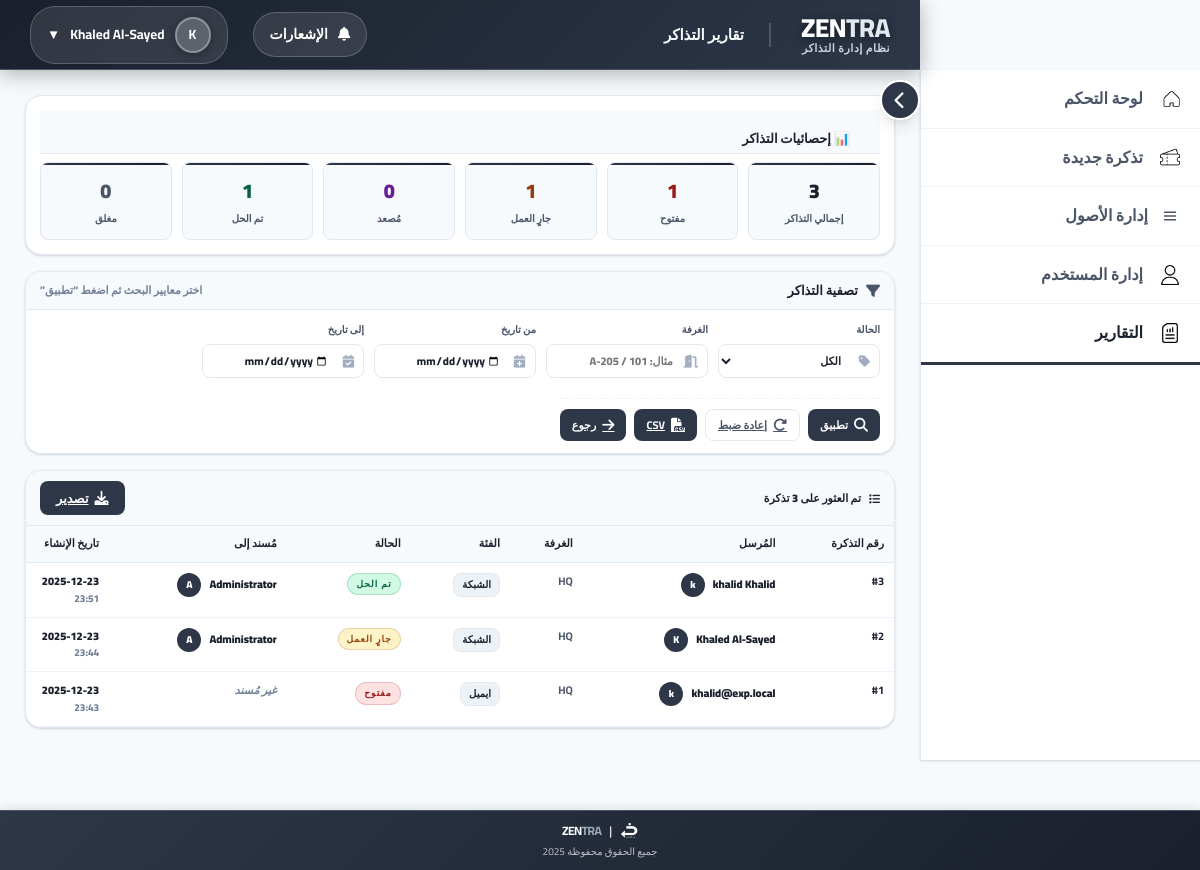
The app's page /report (signed in) with its own data.
### app.py (models this page shows, shortened)
class User(db.Model, UserMixin):
    id = db.Column(db.Integer, primary_key=True)
    username = db.Column(db.String(50), unique=True, nullable=False)
    password_hash = db.Column(db.String(128), nullable=False)
    full_name = db.Column(db.String(100), nullable=False)
    email = db.Column(db.String(100), nullable=False)
    role = db.Column(db.String(20), nullable=False)  # agent / supervisor / manager / it_staff / admin
    room = db.Column(db.String(20), nullable=False)
    profile_picture = db.Column(db.String(200), nullable=True)
    auth_source = db.Column(db.String(20), default='local', nullable=False)

class Ticket(db.Model):
    id = db.Column(db.Integer, primary_key=True)
    submitter_id = db.Column(db.Integer, db.ForeignKey('user.id'), nullable=False)
    room = db.Column(db.String(20), nullable=False)
    category = db.Column(db.String(50), nullable=False)
    description = db.Column(db.Text, nullable=False)
    file_name = db.Column(db.String(200), nullable=True)  # backward compatibility
    status = db.Column(db.String(20), default='Open')
    assigned_to_id = db.Column(db.Integer, db.ForeignKey('user.id'), nullable=True)
    ip_address = db.Column(db.String(100))
    created_at = db.Column(db.DateTime, default=get_riyadh_time_naive)
    updated_at = db.Column(db.DateTime, default=get_riyadh_time_naive, onupdate=get_riyadh_time_naive)
    submitter = db.relationship('User', foreign_keys=[submitter_id], backref='submitted_tickets')
    assigned_to = db.relationship('User', foreign_keys=[assigned_to_id], backref='assigned_tickets')

### app.py (the view, shortened to what this page needs)
@app.route('/report', methods=['GET', 'POST'])
@login_required
def report():
    if current_user.role not in ['admin', 'it_staff', 'manager', 'supervisor']:
        abort(403)
    query = Ticket.query
    tickets = query.order_by(Ticket.created_at.desc()).all()
    return render_template('report.html', tickets=tickets, user=current_user)

### app.py (called while the page is built)
@login_manager.user_loader
def load_user(user_id):
    return User.query.get(int(user_id))

### templates/report.html (shortened to what this page needs)
{% extends "base.html" %}
{% block page_title %}تقارير التذاكر{% endblock %}
{% block content %}
<div class="section">
  <div class="stats-section animate-fade-in">
    <h2 class="section-header">📊 إحصائيات التذاكر</h2>
    <div class="stats-grid">
      <div class="stat-card total">
        <div class="stat-number">{{ tickets|length }}</div>
        <div class="stat-label">إجمالي التذاكر</div>
      </div>
      <div class="stat-card open">
        <div class="stat-number">{{ tickets|selectattr('status','equalto','Open')|list|length }}</div>
        <div class="stat-label">مفتوح</div>
      </div>
      <div class="stat-card in-progress">
        <div class="stat-number">{{ tickets|selectattr('status','equalto','In Progress')|list|length }}</div>
        <div class="stat-label">جارٍ العمل</div>
      </div>
      <div class="stat-card escalated">
        <div class="stat-number">{{ tickets|selectattr('status','equalto','Escalated')|list|length }}</div>
        <div class="stat-label">مُصعد</div>
      </div>
      <div class="stat-card resolved">
        <div class="stat-number">{{ tickets|selectattr('status','equalto','Resolved')|list|length }}</div>
        <div class="stat-label">تم الحل</div>
      </div>
      <div class="stat-card closed">
        <div class="stat-number">{{ tickets|selectattr('status','equalto','Closed')|list|length }}</div>
        <div class="stat-label">مغلق</div>
      </div>
    </div>
  </div>
</div>
<div class="section">
  <div class="filter-card animate-fade-in">
    <div class="filter-card-header">
      <h2 class="filter-title">
        <i class="fas fa-filter"></i>
        تصفية التذاكر
      </h2>
      <div class="filter-subtitle">اختر معايير البحث ثم اضغط “تطبيق”</div>
    </div>
    <div class="filter-card-body">
      <form method="POST" class="filter-form">
        <div class="filter-grid">
          <div class="filter-field col-3">
            <label class="filter-label">الحالة</label>
            <div class="input-wrap">
              <select name="status" class="filter-input">
                <option value="">الكل</option>
              </select>
            </div>
          </div>
          <div class="filter-field col-3">
            <label class="filter-label">الغرفة</label>
            <div class="input-wrap">
              <input type="text" name="room" class="filter-input" placeholder="مثال: 101 / A-205">
            </div>
          </div>
          <div class="filter-field col-3">
            <label class="filter-label">من تاريخ</label>
            <div class="input-wrap">
              <input type="date" name="date_from" class="filter-input">
            </div>
          </div>
          <div class="filter-field col-3">
            <label class="filter-label">إلى تاريخ</label>
            <div class="input-wrap">
              <input type="date" name="date_to" class="filter-input">
            </div>
          </div>
        </div>
        <div class="filter-actions">
          <button type="submit" class="btn">
            <i class="fas fa-search"></i>
            تطبيق
          </button>
          <a href="{{ url_for('report') }}" class="btn btn-ghost">
            <i class="fas fa-rotate-right"></i>
            إعادة ضبط
          </a>
          <a href="{{ url_for('export_csv') }}" target="_blank" class="btn btn-success">
            <i class="fas fa-file-csv"></i>
            CSV
          </a>
          <a href="{{ url_for('dashboard') }}" class="btn btn-secondary">
            <i class="fas fa-arrow-right"></i>
            رجوع
          </a>
        </div>
      </form>
    </div>
  </div>
</div>
<div class="section">
  <div class="results-section">
    <div class="results-info">
      <div class="results-count">
        <i class="fas fa-list"></i>
        تم العثور على {{ tickets|length }} تذكرة
      </div>
      <div class="results-actions">
        <a href="{{ url_for('export_csv') }}" target="_blank" class="btn btn-success btn-sm">
          <i class="fas fa-download"></i>
          تصدير
        </a>
      </div>
    </div>
    {% if tickets %}
      <div class="table-container">
        <table class="report-table">
          <thead>
            <tr>
              <th>رقم التذكرة</th>
              <th>المُرسل</th>
              <th>الغرفة</th>
              <th>الفئة</th>
              <th>الحالة</th>
              <th>مُسند إلى</th>
              <th>تاريخ الإنشاء</th>
            </tr>
          </thead>
          <tbody>
            {% for ticket in tickets %}
            <tr>
              <td><strong style="color: var(--primary-hover);">#{{ ticket.id }}</strong></td>
              <td>
                <div class="user-info">
                  <div class="user-name">
                    {{ ticket.submitter.full_name if ticket.submitter and ticket.submitter.full_name else ticket.submitter.username if ticket.submitter else '—' }}
                  </div>
                  <div class="user-avatar-sm">
                    {{ (ticket.submitter.full_name[0] if ticket.submitter and ticket.submitter.full_name else (ticket.submitter.username[0] if ticket.submitter else 'U')) }}
                  </div>
                </div>
              </td>
              <td><strong>{{ ticket.room }}</strong></td>
              <td><span class="category-badge">{{ ticket.category }}</span></td>
              <td>
                <span class="status-badge status-{{ ticket.status.lower().replace(' ', '-') }}">
                  {% if ticket.status == 'Open' %}مفتوح
                  {% elif ticket.status == 'In Progress' %}جارٍ العمل
                  {% elif ticket.status == 'Escalated' %}مُصعد
                  {% elif ticket.status == 'Resolved' %}تم الحل
                  {% elif ticket.status == 'Closed' %}مغلق
                  {% else %}{{ ticket.status }}
                  {% endif %}
                </span>
              </td>
              <td>
                {% if ticket.assigned_to %}
                  <div class="user-info">
                    <div class="user-name">
                      {{ ticket.assigned_to.full_name if ticket.assigned_to.full_name else ticket.assigned_to.username }}
                    </div>
                    <div class="user-avatar-sm">
                      {{ (ticket.assigned_to.full_name[0] if ticket.assigned_to.full_name else ticket.assigned_to.username[0]) }}
                    </div>
                  </div>
                {% else %}
                  <span style="color: var(--text-muted); font-style: italic;">غير مُسند</span>
                {% endif %}
              </td>
              <td>
                <div style="font-weight: 900; color: var(--text-primary);">{{ ticket.created_at.strftime('%Y-%m-%d') }}</div>
                <div style="font-size: 10px; color: var(--text-muted); font-weight: 800;">{{ ticket.created_at.strftime('%H:%M') }}</div>
              </td>
            </tr>
            {% endfor %}
          </tbody>
        </table>
      </div>
    {% endif %}
  </div>
</div>
{% endblock %}

### templates/base.html (shortened to what this page needs)
<!DOCTYPE html>
<html lang="ar" dir="rtl">
<head>
    <link rel="stylesheet" href="https://cdnjs.cloudflare.com/ajax/libs/font-awesome/6.4.0/css/all.min.css">
</head>
<body>
    <button class="sidebar-toggle" id="sidebarToggle" onclick="toggleSidebarCollapse()" title="تبديل القائمة الجانبية">
        <i class="fas fa-chevron-left"></i>
    </button>
    <div class="header" id="header">
        <div class="header-left">
            <div class="header-branding">
                <div class="header-title">ZEN<span class="highlight">TRA</span></div>
                <div class="header-subtitle">نظام إدارة التذاكر</div>
            </div>
            <div class="page-title">{% block page_title %}لوحة التحكم{% endblock %}</div>
        </div>
        <div class="header-right">
            <div class="notification-dropdown">
                <a href="#" class="notification-link" onclick="toggleNotifications(event)" id="notificationLink">
                    <i class="fas fa-bell"></i>
                    <span>الإشعارات</span>
                </a>
            </div>
            <button class="profile-dropdown" onclick="toggleDropdown()">
                <div class="profile-avatar">{{ current_user.full_name[0] if current_user and current_user.full_name else 'U' }}</div>
                <span>{{ current_user.full_name if current_user and current_user.full_name else current_user.username if current_user else 'User' }}</span>
                <span>▼</span>
            </button>
        </div>
    </div>
    <div class="sidebar" id="sidebar">
        <nav class="sidebar-menu">
            <a href="{{ url_for('dashboard') }}"
               class="menu-item {% if request.endpoint == 'dashboard' %}active{% endif %}">
                <img src="{{ url_for('static', filename='home.png') }}" alt="لوحة التحكم"
                     style="width:20px;height:20px;vertical-align:middle;margin-left:5px;">
                <span>لوحة التحكم</span>
            </a>
            <a href="{{ url_for('submit_ticket') }}"
               class="menu-item {% if request.endpoint == 'submit_ticket' %}active{% endif %}">
                <img src="{{ url_for('static', filename='ticket.png') }}" alt="تذكرة جديدة"
                     style="width:20px;height:20px;vertical-align:middle;margin-left:5px;">
                <span>تذكرة جديدة</span>
            </a>
            {% if current_user and current_user.role in ['it_staff', 'admin'] %}
            <a href="{{ url_for('assets_list') }}"
               class="menu-item {% if request.endpoint in ['assets_list','asset_create','asset_detail','asset_edit'] %}active{% endif %}">
                <span class="menu-icon">
                    <svg xmlns="http://www.w3.org/2000/svg" viewBox="0 0 24 24" width="18" height="18" fill="currentColor">
                        <path d="M4 6h16v2H4zm0 5h16v2H4zm0 5h16v2H4z"/>
                    </svg>
                </span>
                <span>إدارة الأصول</span>
            </a>
            {% endif %}
            {% if current_user and current_user.role != 'agent' %}
            <a href="{{ url_for('manage_users') }}"
               class="menu-item {% if request.endpoint == 'manage_users' %}active{% endif %}">
                <img src="{{ url_for('static', filename='user (1).png') }}" alt="إدارة المستخدم"
                     style="width:20px;height:20px;vertical-align:middle;margin-left:5px;">
                <span>إدارة المستخدم</span>
            </a>
            <a href="{{ url_for('report') }}"
               class="menu-item {% if request.endpoint == 'report' %}active{% endif %}">
                <img src="{{ url_for('static', filename='report.png') }}" alt="التقارير"
                     style="width:20px;height:20px;vertical-align:middle;margin-left:5px;">
                <span>التقارير</span>
            </a>
            {% endif %}
        </nav>
    </div>
    <div class="main-container" id="mainContainer">
        {% block content %}{% endblock %}
    </div>
    <div class="page-footer">
        <div class="footer-brand">
            <img src="{{ url_for('static', filename='exp.png') }}" alt="Experience Logo">
            | <span class="footer-logo">ZEN<span class="footer-highlight">TRA</span></span>
        </div>
        <div class="footer-copyright">جميع الحقوق محفوظة 2025</div>
    </div>
</body>
</html>

### records on screen
User: full_name "K", full_name "Khaled Al-Sayed"
Ticket: id "3", submitter "khalid Khalid", room "HQ", category "الشبكة", status "تم الحل", assigned_to "Administrator", created_at "2025-12-23", created_at "23:51"
User: full_name "k"
User: full_name "A"
Ticket: id "2", submitter "Khaled Al-Sayed", room "HQ", category "الشبكة", status "جارٍ العمل", assigned_to "Administrator", created_at "2025-12-23", created_at "23:44"
Ticket: id "1", submitter "khalid@exp.local", room "HQ", category "ايميل", status "مفتوح", shows "غير مُسند", created_at "2025-12-23", created_at "23:43"
User: full_name "k"

### other values on screen
{{ tickets|length }} "3"
{{ tickets|selectattr('status','equalto','Open')|list|length }} "1"
{{ tickets|selectattr('status','equalto','In Progress')|list|length }} "1"
{{ tickets|selectattr('status','equalto','Escalated')|list|length }} "0"
{{ tickets|selectattr('status','equalto','Resolved')|list|length }} "1"
{{ tickets|selectattr('status','equalto','Closed')|list|length }} "0"
